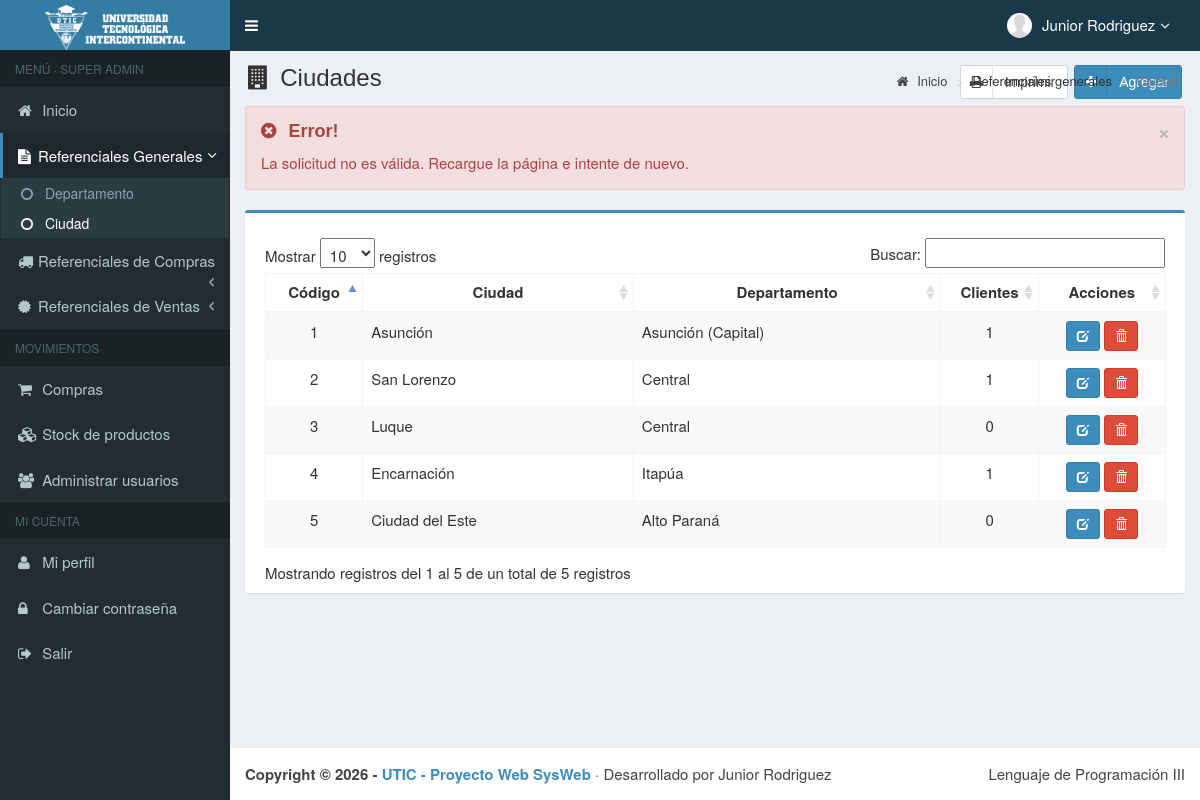
/main.php?module=ciudad&alert=11 (signed in), run on the app's committed database.
### tables this page shows
CREATE TABLE usuarios (
    id_user         INT          NOT NULL AUTO_INCREMENT,
    username        VARCHAR(50)  NOT NULL,
    name_user       VARCHAR(150) NOT NULL,
    password        VARCHAR(255) NOT NULL,
    email           VARCHAR(150) NULL,
    telefono        VARCHAR(20)  NULL,
    foto            VARCHAR(300) NOT NULL DEFAULT '',
    permisos_acceso VARCHAR(30)  NOT NULL,           
    status          VARCHAR(15)  NOT NULL DEFAULT 'activo',    
    PRIMARY KEY (id_user),
    UNIQUE KEY uq_usuarios_username (username)
);

CREATE TABLE ciudad (
    cod_ciudad      INT         NOT NULL,
    descrip_ciudad  VARCHAR(25) NULL,
    id_departamento INT         NOT NULL,
    PRIMARY KEY (cod_ciudad),
    FOREIGN KEY (id_departamento) REFERENCES departamento (id_departamento)
        ON UPDATE CASCADE ON DELETE NO ACTION
);

CREATE TABLE departamento (
    id_departamento INT         NOT NULL,
    dep_descripcion VARCHAR(35) NULL,
    PRIMARY KEY (id_departamento)
);

### config/funciones.php (called while the page is built, shortened)
<?php
function e(?string $texto): string
{
    return htmlspecialchars($texto ?? "", ENT_QUOTES, "UTF-8");
}
function foto_usuario(?string $foto): string
{
    return "images/user/" . ($foto !== null && $foto !== "" ? rawurlencode($foto) : "user-default.png");
}

### modules/ciudad/view.php (the view, shortened to what this page needs)
<?php
$alertas = [
    1 => ["success", "Éxito!", "La ciudad se registró correctamente."],
    2 => ["success", "Éxito!", "La ciudad se modificó correctamente."],
    3 => ["success", "Éxito!", "La ciudad se eliminó correctamente."],
    4 => ["danger",  "Error!", "No se puede eliminar: hay clientes registrados en esta ciudad."],
    5 => ["danger",  "Error!", "Ya existe esa ciudad en el departamento elegido."],
    6 => ["danger",  "Error!", "La ciudad que intenta eliminar no existe."],
    10 => ["danger", "Error!", "Datos incompletos o inválidos. Revise el formulario."],
    11 => ["danger", "Error!", "La solicitud no es válida. Recargue la página e intente de nuevo."],
];
$alerta = $alertas[(int) ($_GET["alert"] ?? 0)] ?? null;
$ciudades = $mysqli->query("SELECT c.cod_ciudad, c.descrip_ciudad, d.dep_descripcion,
                                   (SELECT COUNT(*) FROM clientes cl WHERE cl.cod_ciudad = c.cod_ciudad) AS clientes
                            FROM ciudad c JOIN departamento d ON d.id_departamento = c.id_departamento
                            ORDER BY c.cod_ciudad");
?>
<section class="content-header">
    <h1>
        <i class="fa fa-building icon-title"></i> Ciudades
        <a class="btn btn-primary btn-social pull-right" href="?module=form_ciudad&form=add" title="Agregar" data-toggle="tooltip">
            <i class="fa fa-plus"></i> Agregar
        </a>
        <a class="btn btn-default btn-social pull-right" style="margin-right:6px" href="modules/ciudad/reporte.php" target="_blank" title="Imprimir reporte" data-toggle="tooltip">
            <i class="fa fa-print"></i> Imprimir
        </a>
    </h1>
    <ol class="breadcrumb">
        <li><a href="?module=start"><i class="fa fa-home"></i> Inicio</a></li>
        <li>Referenciales generales</li>
        <li class="active">Ciudad</li>
    </ol>
</section>
<section class="content">
    <div class="row">
        <div class="col-md-12">
            <?php if ($alerta): ?>
                <div class="alert alert-<?= $alerta[0] ?> alert-dismissable">
                    <button type="button" class="close" data-dismiss="alert" aria-hidden="true">&times;</button>
                    <h4><i class="icon fa <?= $alerta[0] === "success" ? "fa-check-circle" : "fa-times-circle" ?>"></i> <?= $alerta[1] ?></h4>
                    <?= $alerta[2] ?>
                </div>
            <?php endif; ?>
            <div class="box box-primary">
                <div class="box-body">
                    <table id="dataTables1" class="table table-bordered table-striped table-hover">
                        <thead>
                            <tr>
                                <th class="center">Código</th>
                                <th class="center">Ciudad</th>
                                <th class="center">Departamento</th>
                                <th class="center">Clientes</th>
                                <th class="center">Acciones</th>
                            </tr>
                        </thead>
                        <tbody>
                        <?php while ($c = $ciudades->fetch_assoc()): ?>
                            <tr>
                                <td width="80" class="center"><?= (int) $c["cod_ciudad"] ?></td>
                                <td><?= e($c["descrip_ciudad"]) ?></td>
                                <td><?= e($c["dep_descripcion"]) ?></td>
                                <td width="80" class="center"><?= (int) $c["clientes"] ?></td>
                                <td width="110" class="center">
                                    <a data-toggle="tooltip" title="Modificar" class="btn btn-primary btn-sm"
                                       href="?module=form_ciudad&form=edit&id=<?= (int) $c["cod_ciudad"] ?>">
                                        <i style="color:#fff" class="glyphicon glyphicon-edit"></i>
                                    </a>
                                    <form method="POST" action="modules/ciudad/proses.php?act=delete" style="display:inline"
                                          onsubmit="return confirm('¿Eliminar la ciudad <?= e(addslashes($c["descrip_ciudad"])) ?>?');">
                                        <button type="submit" class="btn btn-danger btn-sm" data-toggle="tooltip" title="Eliminar">
                                            <i style="color:#fff" class="glyphicon glyphicon-trash"></i>
                                        </button>
                                    </form>
                                </td>
                            </tr>
                        <?php endwhile; ?>
                        </tbody>
                    </table>
                </div>
            </div>
        </div>
    </div>
</section>

### top-menu.php (shortened to what this page needs)
<?php
$stmt = $mysqli->prepare("SELECT name_user, foto, permisos_acceso FROM usuarios WHERE id_user = ?");
$stmt->bind_param("i", $_SESSION["id_user"]);
$stmt->execute();
$usuario_top = $stmt->get_result()->fetch_assoc();
?>
<li class="dropdown user user-menu">
    <a href="#" class="dropdown-toggle" data-toggle="dropdown">
        <img src="<?= foto_usuario($usuario_top["foto"]) ?>" class="user-image" alt="Imagen de usuario">
        <span class="hidden-xs"><?= e($usuario_top["name_user"]) ?><i style="margin-left:5px" class="fa fa-angle-down"></i></span>
    </a>
</li>

### assets/css/style.css (style rules this page uses)
.bg-red, .callout.callout-danger, .alert-danger, .alert-error, .label-danger, .modal-danger .modal-body { background-color: #f2dede !important; }
.alert-danger, .alert-error { border-color: #ebccd1; }
.btn-default { background-color: #fff; border-color: #d2d6de; color: #444; }
.btn-social *:first-child { border-right: 1px solid rgba(0, 0, 0, 0.1); bottom: 0; font-size: 1em !important; left: 0; line-height: 32px !important; position: absolute; text-align: center; top: 0; width: 32px !important; }
.content-header { padding: 15px 18px 0; position: relative; }
.content-header > .breadcrumb { background: transparent none repeat scroll 0 0; border-radius: 2px; float: right; font-size: 13px; margin-bottom: 0; margin-top: 0; padding: 7px 12px; position: absolute; right: 10px; top: 15px; }
.center { text-align:center; }
.icon-title { margin-right: 5px; }
body { background-color: #fff; color: #333; font-size: 15px; line-height: 1.42857; }

### data on the page
usuarios: name_user "Junior Rodriguez"
ciudad: cod_ciudad "1", descrip_ciudad "Asunción", id_departamento.dep_descripcion "Asunción (Capital)", clientes "1"
ciudad: cod_ciudad "2", descrip_ciudad "San Lorenzo", id_departamento.dep_descripcion "Central", clientes "1"
ciudad: cod_ciudad "3", descrip_ciudad "Luque", id_departamento.dep_descripcion "Central", clientes "0"
ciudad: cod_ciudad "4", descrip_ciudad "Encarnación", id_departamento.dep_descripcion "Itapúa", clientes "1"
ciudad: cod_ciudad "5", descrip_ciudad "Ciudad del Este", id_departamento.dep_descripcion "Alto Paraná", clientes "0"

### other printed values
$nivel "SUPER ADMIN"
$alerta[1] "Error!"
$alerta[2] "La solicitud no es válida. Recargue la página e intente de nuevo."
